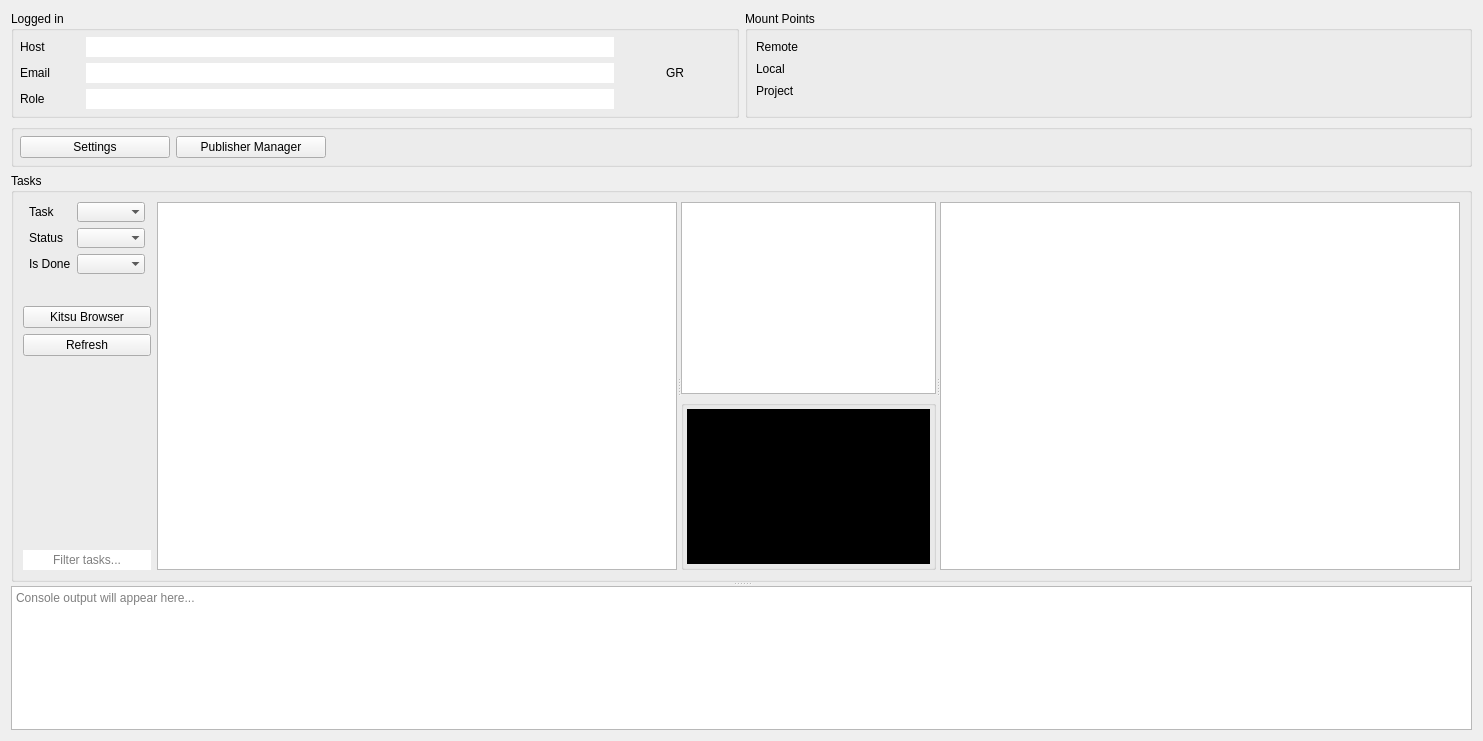
<?xml version="1.0" encoding="UTF-8"?>
<ui version="4.0">
 <class>MainWindow</class>
 <widget class="QWidget" name="MainWindow">
  <property name="geometry">
   <rect>
    <x>0</x>
    <y>0</y>
    <width>1478</width>
    <height>741</height>
   </rect>
  </property>
  <property name="sizePolicy">
   <sizepolicy hsizetype="Preferred" vsizetype="Expanding">
    <horstretch>0</horstretch>
    <verstretch>0</verstretch>
   </sizepolicy>
  </property>
  <property name="minimumSize">
   <size>
    <width>0</width>
    <height>0</height>
   </size>
  </property>
  <property name="windowTitle">
   <string>Form</string>
  </property>
  <layout class="QVBoxLayout" name="verticalLayout">
   <item>
    <layout class="QHBoxLayout" name="topHLayout">
     <item>
      <widget class="QGroupBox" name="gazuGroupBox">
       <property name="sizePolicy">
        <sizepolicy hsizetype="Preferred" vsizetype="Fixed">
         <horstretch>0</horstretch>
         <verstretch>0</verstretch>
        </sizepolicy>
       </property>
       <property name="maximumSize">
        <size>
         <width>16777215</width>
         <height>160</height>
        </size>
       </property>
       <property name="title">
        <string>Logged in</string>
       </property>
       <layout class="QVBoxLayout" name="verticalLayout_2">
        <property name="leftMargin">
         <number>6</number>
        </property>
        <property name="topMargin">
         <number>6</number>
        </property>
        <property name="rightMargin">
         <number>6</number>
        </property>
        <property name="bottomMargin">
         <number>6</number>
        </property>
        <item>
         <layout class="QHBoxLayout" name="horizontalLayout_logo">
          <item>
           <layout class="QVBoxLayout" name="verticalLayout_login">
            <item>
             <layout class="QHBoxLayout" name="horizontalLayout_host">
              <item>
               <widget class="QLabel" name="hostLabel">
                <property name="minimumSize">
                 <size>
                  <width>60</width>
                  <height>0</height>
                 </size>
                </property>
                <property name="text">
                 <string>Host</string>
                </property>
               </widget>
              </item>
              <item>
               <widget class="QLineEdit" name="hostLineEdit">
                <property name="focusPolicy">
                 <enum>Qt::FocusPolicy::NoFocus</enum>
                </property>
                <property name="frame">
                 <bool>false</bool>
                </property>
                <property name="readOnly">
                 <bool>true</bool>
                </property>
               </widget>
              </item>
             </layout>
            </item>
            <item>
             <layout class="QHBoxLayout" name="horizontalLayout_user">
              <item>
               <widget class="QLabel" name="userLabel">
                <property name="minimumSize">
                 <size>
                  <width>60</width>
                  <height>0</height>
                 </size>
                </property>
                <property name="text">
                 <string>Email</string>
                </property>
               </widget>
              </item>
              <item>
               <widget class="QLineEdit" name="userLineEdit">
                <property name="focusPolicy">
                 <enum>Qt::FocusPolicy::NoFocus</enum>
                </property>
                <property name="frame">
                 <bool>false</bool>
                </property>
                <property name="readOnly">
                 <bool>true</bool>
                </property>
               </widget>
              </item>
             </layout>
            </item>
            <item>
             <layout class="QHBoxLayout" name="horizontalLayout_role">
              <item>
               <widget class="QLabel" name="roleLabel">
                <property name="minimumSize">
                 <size>
                  <width>60</width>
                  <height>0</height>
                 </size>
                </property>
                <property name="text">
                 <string>Role</string>
                </property>
               </widget>
              </item>
              <item>
               <widget class="QLineEdit" name="roleLineEdit">
                <property name="focusPolicy">
                 <enum>Qt::FocusPolicy::NoFocus</enum>
                </property>
                <property name="frame">
                 <bool>false</bool>
                </property>
                <property name="readOnly">
                 <bool>true</bool>
                </property>
               </widget>
              </item>
             </layout>
            </item>
           </layout>
          </item>
          <item>
           <widget class="QLabel" name="logoLabel">
            <property name="sizePolicy">
             <sizepolicy hsizetype="Preferred" vsizetype="Preferred">
              <horstretch>0</horstretch>
              <verstretch>0</verstretch>
             </sizepolicy>
            </property>
            <property name="minimumSize">
             <size>
              <width>110</width>
              <height>0</height>
             </size>
            </property>
            <property name="maximumSize">
             <size>
              <width>130</width>
              <height>16777215</height>
             </size>
            </property>
            <property name="text">
             <string>GR</string>
            </property>
            <property name="alignment">
             <set>Qt::AlignmentFlag::AlignCenter</set>
            </property>
           </widget>
          </item>
         </layout>
        </item>
       </layout>
      </widget>
     </item>
     <item>
      <widget class="QGroupBox" name="mountGroupBox">
       <property name="sizePolicy">
        <sizepolicy hsizetype="Preferred" vsizetype="Fixed">
         <horstretch>0</horstretch>
         <verstretch>0</verstretch>
        </sizepolicy>
       </property>
       <property name="maximumSize">
        <size>
         <width>16777215</width>
         <height>160</height>
        </size>
       </property>
       <property name="title">
        <string>Mount Points</string>
       </property>
       <layout class="QFormLayout" name="mountFormLayout">
        <property name="leftMargin">
         <number>8</number>
        </property>
        <property name="topMargin">
         <number>8</number>
        </property>
        <property name="rightMargin">
         <number>8</number>
        </property>
        <property name="bottomMargin">
         <number>8</number>
        </property>
        <item row="0" column="0">
         <widget class="QLabel" name="remoteLabel">
          <property name="minimumSize">
           <size>
            <width>55</width>
            <height>0</height>
           </size>
          </property>
          <property name="text">
           <string>Remote</string>
          </property>
         </widget>
        </item>
        <item row="1" column="0">
         <widget class="QLabel" name="localLabel">
          <property name="text">
           <string>Local</string>
          </property>
         </widget>
        </item>
        <item row="1" column="1">
         <widget class="QLineEdit" name="localMountLineEdit">
          <property name="focusPolicy">
           <enum>Qt::FocusPolicy::NoFocus</enum>
          </property>
          <property name="styleSheet">
           <string notr="true">QLineEdit { color: gray; background: transparent; border: none; }</string>
          </property>
          <property name="frame">
           <bool>false</bool>
          </property>
          <property name="readOnly">
           <bool>true</bool>
          </property>
         </widget>
        </item>
        <item row="0" column="1">
         <widget class="QLineEdit" name="remoteMountLineEdit">
          <property name="focusPolicy">
           <enum>Qt::FocusPolicy::NoFocus</enum>
          </property>
          <property name="styleSheet">
           <string notr="true">QLineEdit { color: gray; background: transparent; border: none; }</string>
          </property>
          <property name="frame">
           <bool>false</bool>
          </property>
          <property name="readOnly">
           <bool>true</bool>
          </property>
         </widget>
        </item>
        <item row="2" column="0">
         <widget class="QLabel" name="projectLabel">
          <property name="text">
           <string>Project</string>
          </property>
         </widget>
        </item>
        <item row="2" column="1">
         <widget class="QLineEdit" name="projectLineEdit">
          <property name="styleSheet">
           <string notr="true">QLineEdit { color: gray; background: transparent; border: none; }</string>
          </property>
         </widget>
        </item>
       </layout>
      </widget>
     </item>
    </layout>
   </item>
   <item>
    <widget class="QGroupBox" name="ViewGroupBox">
     <property name="title">
      <string/>
     </property>
     <layout class="QHBoxLayout" name="horizontalLayout_toolbar">
      <property name="leftMargin">
       <number>6</number>
      </property>
      <property name="topMargin">
       <number>6</number>
      </property>
      <property name="rightMargin">
       <number>6</number>
      </property>
      <property name="bottomMargin">
       <number>6</number>
      </property>
      <item>
       <widget class="QPushButton" name="SettingsPushButton">
        <property name="minimumSize">
         <size>
          <width>150</width>
          <height>0</height>
         </size>
        </property>
        <property name="text">
         <string>Settings</string>
        </property>
       </widget>
      </item>
      <item>
       <widget class="QPushButton" name="publishButton">
        <property name="minimumSize">
         <size>
          <width>150</width>
          <height>0</height>
         </size>
        </property>
        <property name="text">
         <string>Publisher Manager</string>
        </property>
       </widget>
      </item>
      <item>
       <spacer name="horizontalSpacer">
        <property name="orientation">
         <enum>Qt::Orientation::Horizontal</enum>
        </property>
        <property name="sizeHint" stdset="0">
         <size>
          <width>40</width>
          <height>20</height>
         </size>
        </property>
       </spacer>
      </item>
     </layout>
    </widget>
   </item>
   <item>
    <widget class="QSplitter" name="ConsoleSplitter">
     <property name="sizePolicy">
      <sizepolicy hsizetype="Preferred" vsizetype="Expanding">
       <horstretch>0</horstretch>
       <verstretch>0</verstretch>
      </sizepolicy>
     </property>
     <property name="orientation">
      <enum>Qt::Orientation::Vertical</enum>
     </property>
     <widget class="QGroupBox" name="MytaskGroupBox">
      <property name="sizePolicy">
       <sizepolicy hsizetype="Preferred" vsizetype="Minimum">
        <horstretch>0</horstretch>
        <verstretch>0</verstretch>
       </sizepolicy>
      </property>
      <property name="title">
       <string>Tasks</string>
      </property>
      <layout class="QHBoxLayout" name="horizontalLayout_2">
       <item>
        <layout class="QVBoxLayout" name="ScopeVerticalLayout">
         <item>
          <layout class="QFormLayout" name="ScopeLayout">
           <property name="leftMargin">
            <number>6</number>
           </property>
           <property name="topMargin">
            <number>0</number>
           </property>
           <property name="rightMargin">
            <number>6</number>
           </property>
           <property name="bottomMargin">
            <number>6</number>
           </property>
           <item row="0" column="0">
            <widget class="QLabel" name="taskTypeLabel">
             <property name="minimumSize">
              <size>
               <width>40</width>
               <height>0</height>
              </size>
             </property>
             <property name="text">
              <string>Task</string>
             </property>
            </widget>
           </item>
           <item row="0" column="1">
            <widget class="QComboBox" name="taskTypeComboBox">
             <property name="sizePolicy">
              <sizepolicy hsizetype="Fixed" vsizetype="Preferred">
               <horstretch>0</horstretch>
               <verstretch>0</verstretch>
              </sizepolicy>
             </property>
             <property name="maximumSize">
              <size>
               <width>140</width>
               <height>16777215</height>
              </size>
             </property>
             <property name="frame">
              <bool>false</bool>
             </property>
            </widget>
           </item>
           <item row="1" column="0">
            <widget class="QLabel" name="statusLabel">
             <property name="minimumSize">
              <size>
               <width>40</width>
               <height>0</height>
              </size>
             </property>
             <property name="text">
              <string>Status</string>
             </property>
            </widget>
           </item>
           <item row="1" column="1">
            <widget class="QComboBox" name="statusComboBox">
             <property name="sizePolicy">
              <sizepolicy hsizetype="Fixed" vsizetype="Preferred">
               <horstretch>0</horstretch>
               <verstretch>0</verstretch>
              </sizepolicy>
             </property>
             <property name="maximumSize">
              <size>
               <width>140</width>
               <height>16777215</height>
              </size>
             </property>
             <property name="frame">
              <bool>false</bool>
             </property>
            </widget>
           </item>
           <item row="2" column="0">
            <widget class="QLabel" name="doneLabel">
             <property name="minimumSize">
              <size>
               <width>40</width>
               <height>0</height>
              </size>
             </property>
             <property name="text">
              <string>Is Done</string>
             </property>
            </widget>
           </item>
           <item row="2" column="1">
            <widget class="QComboBox" name="doneComboBox">
             <property name="sizePolicy">
              <sizepolicy hsizetype="Fixed" vsizetype="Preferred">
               <horstretch>0</horstretch>
               <verstretch>0</verstretch>
              </sizepolicy>
             </property>
             <property name="maximumSize">
              <size>
               <width>140</width>
               <height>16777215</height>
              </size>
             </property>
             <property name="frame">
              <bool>false</bool>
             </property>
            </widget>
           </item>
          </layout>
         </item>
         <item>
          <spacer name="verticalSpacerA">
           <property name="orientation">
            <enum>Qt::Orientation::Vertical</enum>
           </property>
           <property name="sizeType">
            <enum>QSizePolicy::Policy::Fixed</enum>
           </property>
           <property name="sizeHint" stdset="0">
            <size>
             <width>20</width>
             <height>20</height>
            </size>
           </property>
          </spacer>
         </item>
         <item>
          <widget class="QPushButton" name="urlButton">
           <property name="sizePolicy">
            <sizepolicy hsizetype="Preferred" vsizetype="Preferred">
             <horstretch>0</horstretch>
             <verstretch>0</verstretch>
            </sizepolicy>
           </property>
           <property name="text">
            <string>Kitsu Browser</string>
           </property>
          </widget>
         </item>
         <item>
          <widget class="QPushButton" name="refreshButton">
           <property name="sizePolicy">
            <sizepolicy hsizetype="Preferred" vsizetype="Preferred">
             <horstretch>0</horstretch>
             <verstretch>0</verstretch>
            </sizepolicy>
           </property>
           <property name="text">
            <string>Refresh</string>
           </property>
          </widget>
         </item>
         <item>
          <spacer name="verticalSpacerB">
           <property name="orientation">
            <enum>Qt::Orientation::Vertical</enum>
           </property>
           <property name="sizeHint" stdset="0">
            <size>
             <width>20</width>
             <height>40</height>
            </size>
           </property>
          </spacer>
         </item>
         <item>
          <widget class="QLineEdit" name="filterLineEdit">
           <property name="sizePolicy">
            <sizepolicy hsizetype="Preferred" vsizetype="Preferred">
             <horstretch>0</horstretch>
             <verstretch>0</verstretch>
            </sizepolicy>
           </property>
           <property name="frame">
            <bool>false</bool>
           </property>
           <property name="alignment">
            <set>Qt::AlignmentFlag::AlignCenter</set>
           </property>
           <property name="placeholderText">
            <string>Filter tasks...</string>
           </property>
           <property name="clearButtonEnabled">
            <bool>true</bool>
           </property>
          </widget>
         </item>
        </layout>
       </item>
       <item>
        <widget class="QSplitter" name="TaskSplitter">
         <property name="orientation">
          <enum>Qt::Orientation::Horizontal</enum>
         </property>
         <widget class="QTreeView" name="tasksTreeView">
          <property name="sizePolicy">
           <sizepolicy hsizetype="Expanding" vsizetype="Expanding">
            <horstretch>0</horstretch>
            <verstretch>0</verstretch>
           </sizepolicy>
          </property>
          <property name="minimumSize">
           <size>
            <width>520</width>
            <height>360</height>
           </size>
          </property>
          <property name="frameShape">
           <enum>QFrame::Shape::StyledPanel</enum>
          </property>
          <property name="alternatingRowColors">
           <bool>true</bool>
          </property>
          <property name="sortingEnabled">
           <bool>true</bool>
          </property>
          <property name="animated">
           <bool>false</bool>
          </property>
          <attribute name="headerMinimumSectionSize">
           <number>16</number>
          </attribute>
         </widget>
         <widget class="QWidget" name="layoutWidget">
          <layout class="QVBoxLayout" name="DirectoriesVerticalLayout">
           <item>
            <widget class="QTreeView" name="directoriesTreeView">
             <property name="sizePolicy">
              <sizepolicy hsizetype="Preferred" vsizetype="Expanding">
               <horstretch>0</horstretch>
               <verstretch>0</verstretch>
              </sizepolicy>
             </property>
             <property name="minimumSize">
              <size>
               <width>0</width>
               <height>0</height>
              </size>
             </property>
             <property name="frameShape">
              <enum>QFrame::Shape::StyledPanel</enum>
             </property>
             <property name="dragEnabled">
              <bool>true</bool>
             </property>
             <property name="alternatingRowColors">
              <bool>true</bool>
             </property>
             <property name="animated">
              <bool>false</bool>
             </property>
             <attribute name="headerMinimumSectionSize">
              <number>16</number>
             </attribute>
            </widget>
           </item>
           <item>
            <layout class="QHBoxLayout" name="CoverHorizontalLayout">
             <item>
              <widget class="QGroupBox" name="CoverGroupBox">
               <property name="sizePolicy">
                <sizepolicy hsizetype="Fixed" vsizetype="Fixed">
                 <horstretch>0</horstretch>
                 <verstretch>0</verstretch>
                </sizepolicy>
               </property>
               <property name="minimumSize">
                <size>
                 <width>255</width>
                 <height>170</height>
                </size>
               </property>
               <property name="title">
                <string/>
               </property>
               <layout class="QHBoxLayout" name="horizontalLayout">
                <property name="leftMargin">
                 <number>3</number>
                </property>
                <property name="topMargin">
                 <number>3</number>
                </property>
                <property name="rightMargin">
                 <number>3</number>
                </property>
                <property name="bottomMargin">
                 <number>3</number>
                </property>
                <item>
                 <widget class="QLabel" name="thumbnailLabel">
                  <property name="styleSheet">
                   <string notr="true">background-color: rgb(0, 0, 0);</string>
                  </property>
                  <property name="text">
                   <string/>
                  </property>
                  <property name="alignment">
                   <set>Qt::AlignmentFlag::AlignCenter</set>
                  </property>
                 </widget>
                </item>
               </layout>
              </widget>
             </item>
            </layout>
           </item>
          </layout>
         </widget>
         <widget class="QTableView" name="filesTableView">
          <property name="sizePolicy">
           <sizepolicy hsizetype="Expanding" vsizetype="Expanding">
            <horstretch>0</horstretch>
            <verstretch>0</verstretch>
           </sizepolicy>
          </property>
          <property name="minimumSize">
           <size>
            <width>520</width>
            <height>360</height>
           </size>
          </property>
          <property name="frameShape">
           <enum>QFrame::Shape::StyledPanel</enum>
          </property>
          <property name="dragEnabled">
           <bool>true</bool>
          </property>
          <property name="alternatingRowColors">
           <bool>true</bool>
          </property>
          <property name="selectionBehavior">
           <enum>QAbstractItemView::SelectionBehavior::SelectRows</enum>
          </property>
          <property name="sortingEnabled">
           <bool>true</bool>
          </property>
         </widget>
        </widget>
       </item>
      </layout>
     </widget>
     <widget class="QTextEdit" name="consoleTextEdit">
      <property name="sizePolicy">
       <sizepolicy hsizetype="Expanding" vsizetype="MinimumExpanding">
        <horstretch>0</horstretch>
        <verstretch>0</verstretch>
       </sizepolicy>
      </property>
      <property name="minimumSize">
       <size>
        <width>0</width>
        <height>120</height>
       </size>
      </property>
      <property name="readOnly">
       <bool>true</bool>
      </property>
      <property name="placeholderText">
       <string>Console output will appear here...</string>
      </property>
     </widget>
    </widget>
   </item>
  </layout>
 </widget>
 <resources/>
 <connections/>
</ui>
